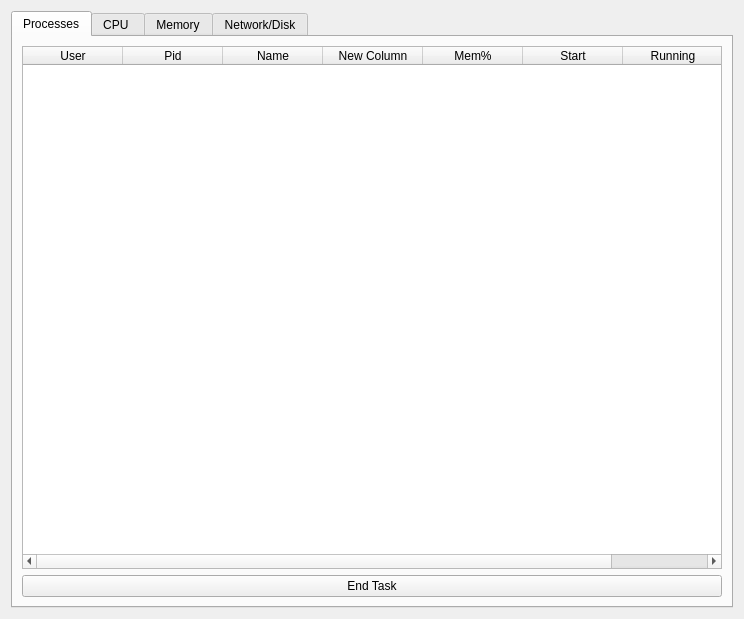
<?xml version="1.0" encoding="UTF-8"?>
<ui version="4.0">
 <class>Form</class>
 <widget class="QWidget" name="Form">
  <property name="geometry">
   <rect>
    <x>0</x>
    <y>0</y>
    <width>744</width>
    <height>619</height>
   </rect>
  </property>
  <property name="windowTitle">
   <string>Task Manager</string>
  </property>
  <layout class="QVBoxLayout" name="verticalLayout">
   <item>
    <widget class="QTabWidget" name="tabWidget">
     <property name="currentIndex">
      <number>0</number>
     </property>
     <widget class="QWidget" name="tab">
      <attribute name="title">
       <string>Processes</string>
      </attribute>
      <layout class="QVBoxLayout" name="verticalLayout_2">
       <item>
        <widget class="QTableWidget" name="tableWidget">
         <column>
          <property name="text">
           <string>User</string>
          </property>
         </column>
         <column>
          <property name="text">
           <string>Pid</string>
          </property>
         </column>
         <column>
          <property name="text">
           <string>Name</string>
          </property>
         </column>
         <column>
          <property name="text">
           <string>New Column</string>
          </property>
         </column>
         <column>
          <property name="text">
           <string>Mem%</string>
          </property>
         </column>
         <column>
          <property name="text">
           <string>Start</string>
          </property>
         </column>
         <column>
          <property name="text">
           <string>Running</string>
          </property>
         </column>
        </widget>
       </item>
       <item>
        <widget class="QPushButton" name="pushButton">
         <property name="text">
          <string>End Task</string>
         </property>
        </widget>
       </item>
      </layout>
     </widget>
     <widget class="QWidget" name="tab_2">
      <attribute name="title">
       <string>CPU </string>
      </attribute>
     </widget>
     <widget class="QWidget" name="tab_3">
      <attribute name="title">
       <string>Memory</string>
      </attribute>
     </widget>
     <widget class="QWidget" name="tab_4">
      <attribute name="title">
       <string>Network/Disk</string>
      </attribute>
     </widget>
    </widget>
   </item>
  </layout>
 </widget>
 <resources/>
 <connections/>
</ui>
